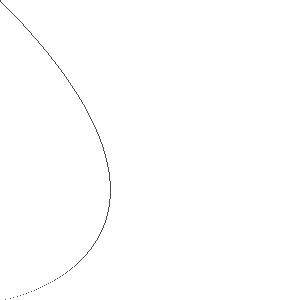
Frame 1 (no input)
Frame 60 (the mouse pressed at the canvas centre just before this capture): identical to frame 1, image omitted
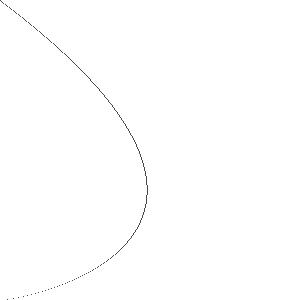
Frame 120 (the mouse held since frame 60 and released just before this capture)

The Processing sketch that drew these frames (run headless with seeded random() and noise(); from frame 60 on, the mouse is pressed at the canvas centre):

// Processing sketch: SoccerGoal
// ── SoccerGoal.pde
void setup() {
  size(300, 300);
}

void draw() {
  background(255);
  float a = map(mouseX, 0, width, -1, -0.5);
  for (int py = 0; py < height; py++) {
    float y = map(py, 0, height, 1, 0);
    float x = y * log(y);
    float px = map(x, 0, a, 0, width);
    point(px, py);
  } 
}
